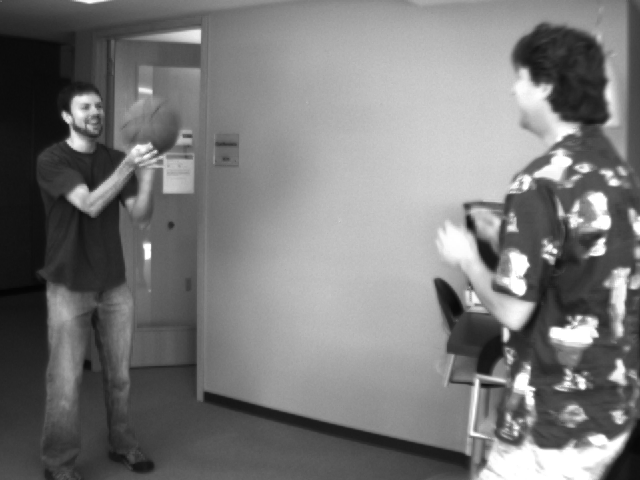
//> input picture vscode_opencv/data/haarcascades/basketball1.png, 640 x 480 px, given in place of the camera
$ ./testOpenCV   (built with g++ and OpenCV 4)
//> lines starting //> are read from the running program, lines starting //| are printed output that depends on the picture; after the words box and inside, x2 and y2 are one past the last pixel; in counts of white or black regions, pixels touching at a corner belong together
/*
//get a image twice colored and gray and display value of last pixel
#include <iostream>
#include <string>
#include <sstream>
using namespace std;
// OpenCV includes
#include "opencv2/core.hpp"
#include "opencv2/highgui.hpp"
using namespace cv;
int main(int argc, const char** argv)
{
	// Read images
	Mat color = imread("Lenna.png");
	Mat gray = imread("Lenna.png", IMREAD_GRAYSCALE);
	// Write images
	imwrite("lenaGray.jpg", gray);
	// Get same pixel with opencv function
	int myRow = color.cols - 1;
	int myCol = color.rows - 1;
	Vec3b pixel = color.at<Vec3b>(myRow, myCol);
	cout << "Pixel value (B,G,R): (" << (int)pixel[0] << "," <<
		(int)pixel[1] << "," << (int)pixel[2] << ")" << endl;
	// show images
	imshow("Lena BGR", color);
	imshow("Lena Gray", gray);
	// wait for any key press
	waitKey(0);
	return 0;
}*/
/*
//read image from webcam and display with a red circle
#include <iostream>
#include <string>
#include <sstream>
using namespace std;
// OpenCV includes
#include "opencv2/opencv.hpp"
using namespace cv;
#define W 640
#define H 480
int main(int argc, const char** argv)
{
	VideoCapture cap; // open the default camera
	cap.open(0);
	if (!cap.isOpened()) // check if we succeeded
		return -1;
	namedWindow("Video", 1);

	Mat test0 = Mat::zeros(5, 5, CV_8UC3);
	cout << "test0  = " << endl << test0 << endl << endl;
	for (;;)
	{
		Mat frame;
		Mat test1 = Mat::ones(640, 480, CV_8UC3) * 100;
		imshow("test1", test1);
		cap >> frame; // get a new frame from camera
		//add a circle
	 circle(frame,  Point(W / 2, H / 2), 80,
      Scalar( 0, 0, 255 ),
      FILLED,
      LINE_8 );
		imshow("Video", frame);
		if (waitKey(30) >= 0) break;
	}
	// Release the camera or video cap
	cap.release();
	return 0;
}
*/
/*
// play with trackball and mouse and apply filter on image
#include <string>       // std::string
#include <iostream>     // std::cout
#include <sstream>      // std::ostringstream
using namespace std;
// OpenCV includes
#include "opencv2/opencv.hpp"
using namespace cv;
// Create a variable to save the position value in track
int blurAmount = 0;
int cpt;
ostringstream sFiltre;
Mat img;

// Trackbar call back function
static void onChange(int pos, void *)
{
	if (pos <= 0)
		return;
	// Aux variable for result
	Mat imgBlur;
	// Get the pointer input image
	// Apply a blur filter
	blur(img, imgBlur, Size(pos, pos));
	// Show the result
	imshow("Lena", imgBlur);
}
void applyFilters() {
	sFiltre.str("");

	switch (cpt) {
	case 0: cvtColor(img, img, COLOR_BGR2GRAY);  sFiltre << "cvtColor COLOR_BGR2GRAY"; break;
	case 1:	blur(img, img, Size(5, 5)); sFiltre << "blur 5x5"; break;
	case 2: Sobel(img, img, CV_8U, 1, 1); sFiltre << "sobel"; break;
	}
	if (cpt > 2) {
		cpt = 0;
		sFiltre << "NO Filter";
	}
	else
		cpt++;
	cout << sFiltre.str() << endl;
	putText(img, sFiltre.str(), Point(150, 500), FONT_HERSHEY_COMPLEX_SMALL, 1, Scalar(255, 255, 0));

}
//Mouse callback
static void onMouse(int event, int x, int y, int, void *)
{
	if (event != EVENT_LBUTTONDOWN)
		return;
	// Get image
	img.release();
	img = imread("Lenna.png");// on recharge l'image
	// Draw circle
	circle(img, Point(x, y), 10, Scalar(0, 255, 0), 8);
	char caption[30];
	sprintf_s(caption,30, "X:%d, Y=%d", x, y);
	putText(img, caption,Point(x,y), FONT_HERSHEY_COMPLEX_SMALL, 1, Scalar(0, 0, 0));
	applyFilters();
	// Call on change to get blurred image
	imshow("Lena", img);
}

int main(int argc, const char** argv)
{
	// Read images
	img= imread("Lenna.png");
	// Create windows
	namedWindow("Lena");
	// create Buttons
		imshow("Lena", img);
	// create a trackbark
	createTrackbar("Lena", "Lena", &blurAmount, 30, onChange);
	setMouseCallback("Lena", onMouse);

	sFiltre << "NO Filter";
	cout << sFiltre.str() << endl;
	putText(img, sFiltre.str(), Point(150, 500), FONT_HERSHEY_COMPLEX_SMALL, 1, Scalar(255, 255, 0));
	imshow("Lena", img);
	// Call to onChange to init
	//onChange(blurAmount,NULL);
	// wait app for a key to exit
	waitKey(0);
	// Destroy the windows
	destroyWindow("Lena");
	return 0;
}*/
/*
// display histogram
#include <string>       // std::string
#include <iostream>     // std::cout
#include <sstream>      // std::ostringstream
using namespace std;
// OpenCV includes
#include "opencv2/opencv.hpp"
using namespace cv;

Mat img;
int numbins = 256;
/// Set the ranges ( for B,G,R) ), last is not included
const float range[] = { 0, 256 };
const float* histRange = { range };

void showHistoBGR(Mat img, int width, int height)
{
	// Separate image in BRG
	vector<Mat> bgr;
	split(img, bgr);
	// Create the histogram for 256 bins
	// The number of possibles values [0..255]
	int numbins = 256;
	/// Set the ranges ( for B,G,R) ), last is not included
	float range[] = { 0, 256 };
	const float* histRange = { range };
	Mat b_hist, g_hist, r_hist;
	calcHist(&bgr[0], 1, 0, Mat(), b_hist, 1, &numbins,
		&histRange);
	calcHist(&bgr[1], 1, 0, Mat(), g_hist, 1, &numbins,
		&histRange);
	calcHist(&bgr[2], 1, 0, Mat(), r_hist, 1, &numbins,
		&histRange);
	// Draw the histogram
	// We go to draw lines for each channel
	// Create image with gray base
	Mat histImage(height, width, CV_8UC3, Scalar(220, 220, 220));
	// Normalize the histograms to height of image
	normalize(b_hist, b_hist, 0, height, NORM_MINMAX);
	normalize(g_hist, g_hist, 0, height, NORM_MINMAX);
	normalize(r_hist, r_hist, 0, height, NORM_MINMAX);
	int binStep = cvRound((float)width / (float)numbins);
	for (int i = 1; i < numbins; i++)
	{
		line(histImage,
			Point(binStep*(i - 1), height - cvRound(b_hist.at<float>(i - 1))),
			Point(binStep*(i), height - cvRound(b_hist.at<float>(i))),
			Scalar(255, 0, 0));
		line(histImage,
			Point(binStep*(i - 1), height - cvRound(g_hist.at<float>(i - 1))),
			Point(binStep*(i), height - cvRound(g_hist.at<float>(i))),
			Scalar(0, 255, 0));
		line(histImage,
			Point(binStep*(i - 1), height - cvRound(r_hist.at<float>(i - 1))),
			Point(binStep*(i), height - cvRound(r_hist.at<float>(i))),
			Scalar(0, 0, 255));
	}
	imshow("HistoBGR", histImage);
}
void displayHist(Mat hist, String nameWindows, int width, int height) {

	// Draw the histogram
	// We go to draw lines for each channel
	// Create image with gray base
	Mat histImage(height, width, CV_8UC3, Scalar(220, 220, 220));
	// Normalize the histograms to height of image
	normalize(hist, hist, 0, height, NORM_MINMAX);
	int binStep = cvRound((float)width / (float)numbins);
	for (int i = 1; i < numbins; i++)
	{
		if (hist.at<float>(i - 1) == 0 && hist.at<float>(i) != 0)
			line(histImage,
				Point(binStep*(i - 1), height - cvRound(hist.at<float>(i))),
				Point(binStep*(i), height - cvRound(hist.at<float>(i))),
				Scalar(0, 0, 0));
		if (hist.at<float>(i - 1) != 0 && hist.at<float>(i) == 0)
			line(histImage,
				Point(binStep*(i - 1), height - cvRound(hist.at<float>(i - 1))),
				Point(binStep*(i), height - cvRound(hist.at<float>(i - 1))),
				Scalar(0, 0, 0));

		if (hist.at<float>(i - 1) != 0 && hist.at<float>(i) != 0)
			line(histImage,
				Point(binStep*(i - 1), height - cvRound(hist.at<float>(i - 1))),
				Point(binStep*(i), height - cvRound(hist.at<float>(i ))),
				Scalar(0, 0, 0));
		cout << hist.at<float>(i - 1) << " ";
	}
	cout << endl;
	imshow(nameWindows, histImage);
}
void equalizeYCrCB(Mat img)
{
	Mat result;
	Mat hist_before,hist_after;
	// Convert BGR image to YCbCr
	Mat ycrcb;
	cvtColor(img, ycrcb, COLOR_BGR2YCrCb);
	// Split image into channels
	vector<Mat> channels;
	split(ycrcb, channels);
	// Equalize the Y channel only
	calcHist(&channels[0], 1, 0, Mat(), hist_before, 1, &numbins,&histRange);
	displayHist(hist_before, "histoYCrCB before", 256, 100);
	equalizeHist(channels[0], channels[0]);
	calcHist(&channels[0], 1, 0, Mat(), hist_after, 1, &numbins,&histRange);
	displayHist(hist_after, "histoYCrCB after", 256, 100);
	// Merge the result channels
	merge(channels, ycrcb);
	// Convert color ycrcb to BGR
	cvtColor(ycrcb, result, COLOR_YCrCb2BGR);
	// Show image
	imshow("Equalized YCrCb", result);
}
void equalizeHSV(Mat img)
{
	Mat result;
	Mat hist_before, hist_after;
	// Convert BGR image to HSV
	Mat HSV;
	cvtColor(img, HSV, COLOR_BGR2HSV);
	// Split image into channels
	vector<Mat> channels;
	split(HSV, channels);
	// Equalize the Y channel only
	calcHist(&channels[0], 1, 0, Mat(), hist_before, 1, &numbins, &histRange);
	displayHist(hist_before, "histoHSV before", 256, 100);
	equalizeHist(channels[0], channels[0]);
	calcHist(&channels[0], 1, 0, Mat(), hist_after, 1, &numbins, &histRange);
	displayHist(hist_after, "histoHSV after", 256, 100);
	// Merge the result channels
	merge(channels, HSV);
	// Convert color ycrcb to BGR
	cvtColor(HSV, result, COLOR_HSV2BGR);
	// Show image
	imshow("Equalized HSV", result);
}

void lomo(Mat img)
{
	Mat result;
	const double exponential_e = std::exp(1.0);
	// Create Lookup table for color curve effect
	Mat lut(1, 256, CV_8UC1);
	for (int i = 0; i < 256; i++)
	{
		float x = (float)i / 256.0;
		lut.at<uchar>(i) = cvRound(256 * (1 / (1 + pow(exponential_e,
			-((x - 0.5) / 0.1)))));
	}
	// Split the image channels and apply curve transform only to red	channel
		vector<Mat> bgr;
	split(img, bgr);
	LUT(bgr[2], lut, bgr[2]);
	// merge result
	merge(bgr, result);
	// Create image for halo dark
	Mat halo(img.rows, img.cols, CV_32FC3, Scalar(0.3, 0.3, 0.3));
	// Create circle
	circle(halo, Point(img.cols / 2, img.rows / 2), img.cols / 3,
		Scalar(1, 1, 1), -1);
	blur(halo, halo, Size(img.cols / 3, img.cols / 3));
	// Convert the result to float to allow multiply by 1 factor
	Mat resultf;
	result.convertTo(resultf, CV_32FC3);
	// Multiply our result with halo
	multiply(resultf, halo, resultf);
	// convert to 8 bits
	resultf.convertTo(result, CV_8UC3);
	// show result
	imshow("Lomograpy", result);
}
int main(int argc, const char** argv)
{
	// Read images
	img = imread("Lenna.png");
	// Create windows
	namedWindow("Lena");

	imshow("Lena", img);
	showHistoBGR(img, 256, 100);
	equalizeYCrCB(img);
	lomo(img);
//	equalizeHSV(img);
	// Call to onChange to init
	//onChange(blurAmount,NULL);
	// wait app for a key to exit
	waitKey(0);
	// Destroy the windows
	destroyWindow("Lena");
	return 0;
}
*/


#include <string>       // std::string
#include <iostream>     // std::cout
#include <sstream>      // std::ostringstream
#include <vector>
using namespace std;
// OpenCV includes
#include "opencv2/opencv.hpp"
using namespace cv;

#define DEBUG_TIME
#define SHOW_MOUSE_HSV
#define SIZE_CIRCLE 15
#define FRAME_HEIGHT 480
#define FRAME_WIDTH 640

int WIDTH;
int HEIGHT;
const int MAX_NUM_OBJECTS = 50;
//minimum and maximum object area
const int MIN_OBJECT_AREA = 10 * 10;
const int MAX_OBJECT_AREA = (int) FRAME_HEIGHT * FRAME_WIDTH / 1.5;

Mat frame, frame2, frame_reduced, frame_contrast, hsvImage, frame_threshold, frame_bitwise,output;
Mat src, frame_erode, frame_dilation;
double dAlpha; /**< Simple contrast control */
int iBeta=1;  /**< Simple brightness control */
int iAlpha = 0;
int iElem = 0;
int iSize = 2;
int iType = 0;
int iIteration = 2;
int iBlur_size = 3;
int iHmin = 5;
int iHmax = 5;
Mat mat_element;
int nb_dilation_erosion=1;
int const max_elem = 2;
int const max_kernel_size = 5;
int const max_iteration = 3;
int const max_blur = 5;
int const max_beta = 100;
int const max_alpha = 200;
int const max_H = 8;
const string trackbarWindowName = "Trackbars";

typedef struct {
	int x;
	int y;
	uint8_t H;
	uint8_t S;
	uint8_t V;
} struct_HSV;

typedef struct {
	int x;
	int y;
	uint8_t B;
	uint8_t G;
	uint8_t R;
} struct_BGR;

enum pos {
	RIGHT,CENTER,LEFT
} ;

vector <struct_BGR> points_BGR;

vector <struct_HSV> points_HSV;

string intToString(int number) {
	std::stringstream ss;
	ss << number;
	return ss.str();
}

// [10 lines left out: functions getHSV, getBGR, not called in this run]
void drawObject(int x, int y, Mat &frame);
void displayObject(Mat & frame, int x, int y, string s);

void displayMire(Mat &frame) {
	rectangle(frame,
		Point(0, 0),
		Point(30, 30),
		Scalar(255, 255, 255),
		-1,
		8);
	rectangle(frame,
		Point(30, 30),
		Point(60, 60),
		Scalar(0, 255, 255),
		-1,
		8);
}

//Mouse callback
// [18 lines left out: function onMouse, not called in this run]
void drawMousePoints(Mat & frame) {
	for (int i = 0; i < points_HSV.size(); i++) {
		string s = intToString(points_HSV[i].x) + "," + intToString(points_HSV[i].y) + ":" +
			intToString(points_HSV[i].H) + "," + intToString(points_HSV[i].S) + ":" + intToString(points_HSV[i].V);
		displayObject(frame, points_HSV[i].x, points_HSV[i].y, s);
	}

}
// [17 lines left out: function displayObject, not called in this run]

void ErosionDilation(int, void*)
{
	int erosion_type = 0;
	switch (iElem) {
		case 0: iType = MORPH_RECT; break;
		case 1: iType = MORPH_CROSS; break;
		case 2: iType = MORPH_ELLIPSE; break;
	}
	mat_element = getStructuringElement(iType,
		Size(2 *iSize + 1, 2 * iSize + 1));
}
void changeContrastBrightness(Mat & frame) {
//	frame_contrast= Mat::zeros(frame.size(), frame.type());
	double alpha;
	alpha = 1.0 + iAlpha / 100.0;
/*
for (int i = 0; i < frame.rows; i++)
	{
		for (int j = 0; j < frame.cols; j++)
		{
			for (int c = 0; c < 3; c++)
			{
				frame_contrast.at<Vec3b>(j, i)[c] =
					saturate_cast<uchar>(alpha*(frame.at<Vec3b>(j, i)[c]) + iBeta);
			}
		}
	}
*/
	frame.convertTo(frame, -1, alpha, iBeta);// autre solution
}

void createTrackbars() {
	Mat src = Mat::ones(Size(500, 100), CV_8U)*200;
	//create window for trackbars
	namedWindow("Parametres Demo", WINDOW_AUTOSIZE);
	moveWindow("Parametres Demo", 0, 0);
	//resizeWindow("Erosion Dilatation Demo", 300, 150);
	imshow("Parametres Demo", src);
	createTrackbar("iType", "Parametres Demo",
		&iElem, max_elem,
		ErosionDilation);
	createTrackbar("iSize", "Parametres Demo",
		&iSize, max_kernel_size,
		ErosionDilation);
	createTrackbar("iIteration:", "Parametres Demo",
		&iIteration, max_iteration,
		ErosionDilation);
	createTrackbar("iBlur_size:", "Parametres Demo",
		&iBlur_size, max_blur,
		ErosionDilation);
	createTrackbar("alpha:", "Parametres Demo",
		&iAlpha, max_alpha,
		ErosionDilation);
	createTrackbar("beta:", "Parametres Demo",
		&iBeta, max_beta,
		ErosionDilation);
	createTrackbar("HMIN:", "Parametres Demo",
		&iHmin, 10,
		ErosionDilation);
	createTrackbar("HMAX:", "Parametres Demo",
		&iHmax, 10,
		ErosionDilation);
}
// [54 lines left out: functions randomColor, ConnectedComponents, drawObject, not called in this run]

void reduceMatFromHight(Mat &img, int y) {
	int width = img.cols;
	int height = img.rows - y;
	Rect region_of_interest = Rect(0, y, width, height);
	frame_reduced = img(region_of_interest);
}

void displayTracking(Mat &img, string text, enum pos position) {
	int fontFace = FONT_HERSHEY_COMPLEX;
	double fontScale = 1;
	int thickness = 1;
	int baseline = 0;
	int offset = 10; // offset par rapport au bord haut
	int space = 3; // espace entre le texte et le rectangle
	Size textSize = getTextSize(text, fontFace,
		fontScale, thickness, &baseline);
	baseline += thickness+5;
	// center the text
	Point textOrg((img.cols - textSize.width) / 2,
		(textSize.height)/2 + baseline+ offset);

	if (position == CENTER) {
		// draw the box
	//rectangle(InputOutputArray img, Point pt1, Point pt2, const Scalar& color, int thickness = 1, int lineType = LINE_8, int shift = 0);

		rectangle(img, textOrg + Point(-space, baseline + space),
			textOrg + Point(textSize.width + space, -textSize.height - space),
			Scalar::all(255), 3);
		// then put the text itself
		putText(img, text, textOrg, fontFace, fontScale,
			Scalar::all(255), thickness, 8);
	}
	if (position == RIGHT) {
		putText(img, text, Point((img.cols - textSize.width), (textSize.height) / 2 + baseline + offset), fontFace, fontScale,
			Scalar::all(255), thickness, 8);
	}
	if (position == LEFT) {
		putText(img, text, Point(0, (textSize.height) / 2 + baseline + offset), fontFace, fontScale,
			Scalar::all(255), thickness, 8);
	}
}

void ConnectedComponentsStats(Mat &img)
{
	// Use connected components with stats
	Mat labels, stats, centroids;
	int num_objects = connectedComponentsWithStats(img, labels, stats,
		centroids, 8);
	// Check the number of objects detected
	if (num_objects < 2) {
		cout << "No objects detected" << endl;
		return;
	}
	else {
		cout << "Number of objects detected: " << num_objects - 1 << endl;
	}
	// Create output image coloring the objects and show area
	Mat output = Mat::zeros(img.rows, img.cols, CV_8UC3);
	cout << "centroids = " << endl << " " << centroids << endl << endl;
	double  *myData = (double*) centroids.data;
	//cout << "*mydata=" << *myData << ":"<<*(myData + 1) << endl;
	RNG rng(0xFFFFFFFF);
	for (int i = 1; i < num_objects; i++) {
//		cout << "Object " << i << " with pos: " << centroids.at<Point2i>(i)<<","<< centroids.at<Point2i>(i);
		cout << "Object " << i << " with pos: "<< *(myData+2*(i)) << ":" << *(myData + 2 * (i)+1);
	cout << " with area " << stats.at<int>(i, CC_STAT_AREA) << endl;
		Mat mask = labels == i;
		output.setTo(randomColor(rng), mask);
		// draw text with area
		stringstream ss;
		ss << "area: " << stats.at<int>(i, CC_STAT_AREA);
		putText(output,
			ss.str(),
			Point(*(myData + 2 *i), *(myData + 2 *i +1)),
			FONT_HERSHEY_SIMPLEX,
			0.4,
			Scalar(255, 255, 255));
		//draw object location on screen
#ifndef SHOW_MOUSE_HSV
		drawObject((int)*(myData + 2 * i), (int)*(myData + 2 * i + 1), frame);
#endif
	}
	imshow("Result", output);
	moveWindow("Result", 0, HEIGHT);
#ifdef SHOW_MOUSE_HSV
	displayTracking(frame,"MOUSE HSV ON",CENTER);
#else
	displayTracking(frame, " display tracking method 1");
#endif


}


void trackFilteredObject(int &x, int &y, Mat threshold, Mat &cameraFeed) {

	Mat temp;
	threshold.copyTo(temp);
	//these two vectors needed for output of findContours
	std::vector< std::vector<Point> > contours;
	std::vector<Vec4i> hierarchy;
	//find contours of filtered image using openCV findContours function
	findContours(temp, contours, hierarchy, RETR_CCOMP, CHAIN_APPROX_SIMPLE);
	//use moments method to find our filtered object
	double refArea = 0;
	bool objectFound = false;
	if (hierarchy.size() > 0) {
		int numObjects = (int) hierarchy.size();
		//if number of objects greater than MAX_NUM_OBJECTS we have a noisy filter
		if (numObjects < MAX_NUM_OBJECTS) {
			for (int index = 0; index >= 0; index = hierarchy[index][0]) {

				Moments moment = moments((cv::Mat)contours[index]);
				double area = moment.m00;

				//if the area is less than 20 px by 20px then it is probably just noise
				//if the area is the same as the 3/2 of the image size, probably just a bad filter
				//we only want the object with the largest area so we safe a reference area each
				//iteration and compare it to the area in the next iteration.
				if (area > MIN_OBJECT_AREA && area<MAX_OBJECT_AREA && area>refArea) {
					x = (int)(moment.m10 / area);
					y = (int)(moment.m01 / area);
					objectFound = true;
					refArea = area;
				}
				else objectFound = false;


			}
			//let user know you found an object
			if (objectFound == true) {
				string text = "display trackings method 2";
				displayTracking(frame2, text,CENTER);
				//draw object location on screen
				drawObject(x, y, cameraFeed);
			}

		}
		else displayTracking(frame, "TOO MUCH NOISE",CENTER);
	}
}

int64 DEBUG_TIME_IN() {
#ifdef DEBUG_TIME
	return (getTickCount());
#endif
	return 0;
}
void DEBUG_TIME_OUT(int64 t1,string s) {
#ifdef DEBUG_TIME
	int64 t2 = getTickCount();
	double freq = getTickFrequency();
	double time = (t2 - t1) / freq*1000;
	cout << s << time  << " ms" << endl;
#endif
}

VideoCapture cap; // open the default camera
int main(int argc, char* argv[])
{
	int x, y;
	Scalar outputImage;
	VideoCapture cap(0);
	// If you cannot open the webcam, stop the execution!
	if (!cap.isOpened())
		return -1;
	createTrackbars();
	cap >> frame;
//> frame is the input picture: 480 rows x 640 cols, CV_8UC3; min 4, max 255, mean 120.3
	imshow("frame", frame);
	moveWindow("frame", 0, 0); // Move window to pos. (0, 0)
	string sFPS=intToString(cap.get(CAP_PROP_FPS))+"fps";
	displayTracking(frame, sFPS, RIGHT);
//> in displayTracking, `putText(img, text, Point((img.cols - textSize.width), (textSize.height..`:
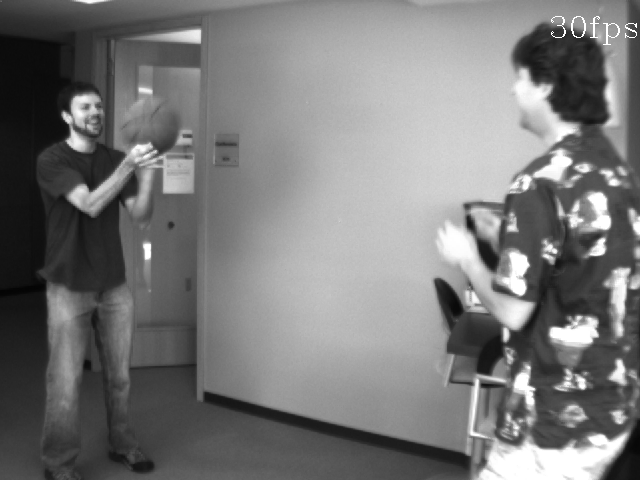
//> img: 480 rows x 640 cols, CV_8UC3; 0.12% of pixels changed, all inside (x1, y1, x2, y2) = (551, 16, 637, 45)
	//pour jouer
//	Mat img_G(Size(100, 50), CV_8UC3, Scalar(0, 255, 0));
//	imshow("GREEN Frame", img_G);
//	resizeWindow("GREEN Frame", 300, 100);
//	waitKey(); // Wait infinitely for key press
	 WIDTH = frame.cols;
	 HEIGHT = frame.rows;
	cout << "WIDTH=" << WIDTH << " HEIGHT" << HEIGHT << endl;
//| WIDTH=640 HEIGHT480
	setMouseCallback("frame", onMouse);
	while (true)	{
		// Initialize the output image before each iteration
		outputImage = Scalar(0, 0, 0);
		// Capture the current frame
		cap >> frame;
		// Check if 'frame' is empty
		if (frame.empty())
			break;
		imshow("frame", frame);
//		int WIDTH = frame.cols;
//		int HEIGHT = frame.rows;
//		cout << "WIDTH=" << WIDTH << " HEIGHT" << HEIGHT << endl;
		setMouseCallback("video", onMouse);

		reduceMatFromHight(frame, 200);
//> in reduceMatFromHight, `frame_reduced = img(region_of_interest);`:
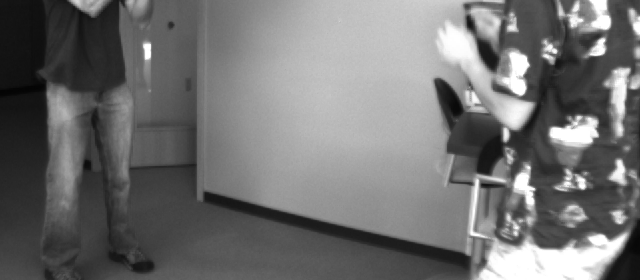
//> frame_reduced: 280 rows x 640 cols, CV_8UC3; min 4, max 255, mean 112.5
		imshow("frame_reduced", frame_reduced);

		int64 t1;
		t1 = DEBUG_TIME_IN();
		changeContrastBrightness(frame);
		DEBUG_TIME_OUT(t1, "time changeContrastBrightness :");
//> (the rest of the program and of its run is left out)
